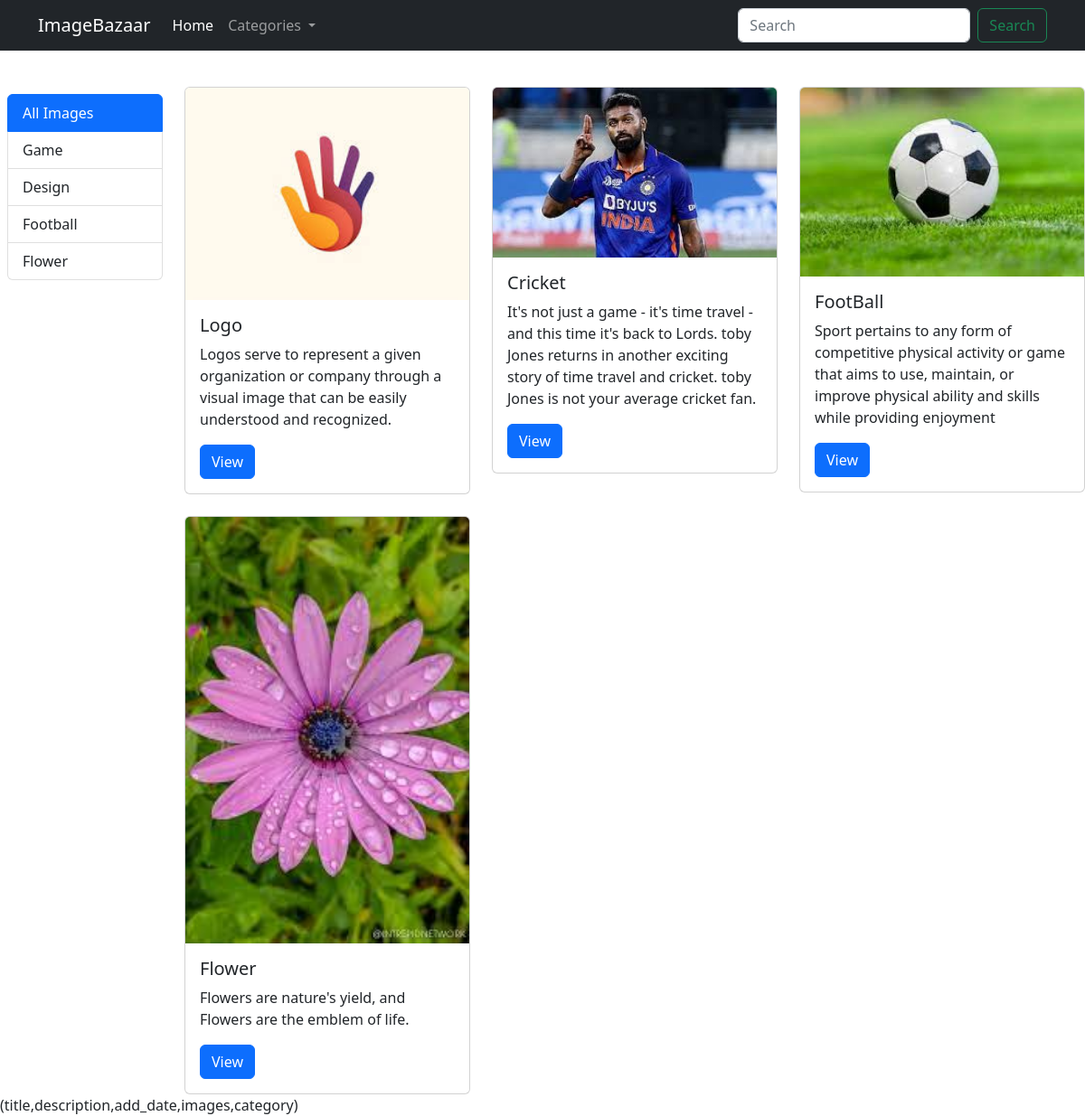
The page / on the database its author committed.
### imagebazaarapps/models.py (models this page shows, shortened)
class Category(models.Model):
    title = models.CharField(max_length=200)
    description = models.TextField()

class Images(models.Model):
    title =  models.CharField(max_length=200)
    description = models.TextField()
    add_date = models.DateField()
    images = models.ImageField(upload_to ="images")
    category = models.ForeignKey(Category,on_delete=models.CASCADE)

### imagebazaarapps/views.py (the view)
# urls.py: 2. Add a URL to urlpatterns:  path('', Home.as_view(), name='home')
def Home(request):
    category = Category.objects.all()
    images = Images.objects.all()
    context = {
        'images': images,
        'cat': category,
    }
    return render(request,'home.html',context)

### imagebazaarapps/templates/home.html (shortened to what this page needs)
<!doctype html>
<html lang="en">
  <head>
    <link href="https://cdn.jsdelivr.net/npm/bootstrap@5.2.0/dist/css/bootstrap.min.css" rel="stylesheet">
  </head>
  <body>
    {% include 'navbar.html' %}
    <div class="row">
      <div class="col-md-2">
        <ul class="list-group mt-md-5 ms-2">
          <li class="list-group-item active" aria-current="true">All Images</li>
          {% for c in cat %}
          <li class="list-group-item">{{c.title}}</li>
          {% endfor %}
        </ul>
      </div>
      <div class="col-md-10">
        <div class="row row-cols-1 row-cols-md-3 g-4 mt-3">
          {% for img in images %}
          <div class="col">
            <div class="card">
              <img src="/media/{{img.images}}" class="card-img-top" alt="...">
              <div class="card-body">
                <h5 class="card-title">{{img.title}}</h5>
                <p class="card-text">{{img.description}}</p>
                <a href="#" class="btn btn-primary">View</a>
              </div>
            </div>
          </div>
          {% endfor %}
        </div>
      </div>
    </div>
  </body>
</html>

### imagebazaarapps/templates/navbar.html (shortened to what this page needs)
<nav class="navbar navbar-expand-lg bg-dark navbar-dark">
    <div class="container">
      <a class="navbar-brand" href="#">ImageBazaar</a>
      <div class="collapse navbar-collapse" id="navbarSupportedContent">
        <ul class="navbar-nav me-auto mb-2 mb-lg-0">
          <li class="nav-item">
            <a class="nav-link active" aria-current="page" href="#">Home</a>
          </li>
          <li class="nav-item dropdown">
            <a class="nav-link dropdown-toggle" href="#" role="button" data-bs-toggle="dropdown" aria-expanded="false">
              Categories
            </a>
          </li>
        </ul>
        <form class="d-flex" role="search">
          <input class="form-control me-2" type="search" placeholder="Search" aria-label="Search">
          <button class="btn btn-outline-success" type="submit">Search</button>
        </form>
      </div>
    </div>
  </nav>

### rows shown on the page
Category: title "Game"
Category: title "Design"
Category: title "Football"
Category: title "Flower"
Images: images (picture), title "Logo", description "Logos serve to represent a given organization or company through a visual image that can be easily understood and recognized."
Images: images (picture), title "Cricket", description "It's not just a game - it's time travel - and this time it's back to Lords. toby Jones returns in another exciting story of time travel and cricket. toby Jones is not your average cricket fan."
Images: images (picture), title "FootBall", description "Sport pertains to any form of competitive physical activity or game that aims to use, maintain, or improve physical ability and skills while providing enjoyment"
Images: images (picture), title "Flower", description "Flowers are nature's yield, and Flowers are the emblem of life."
